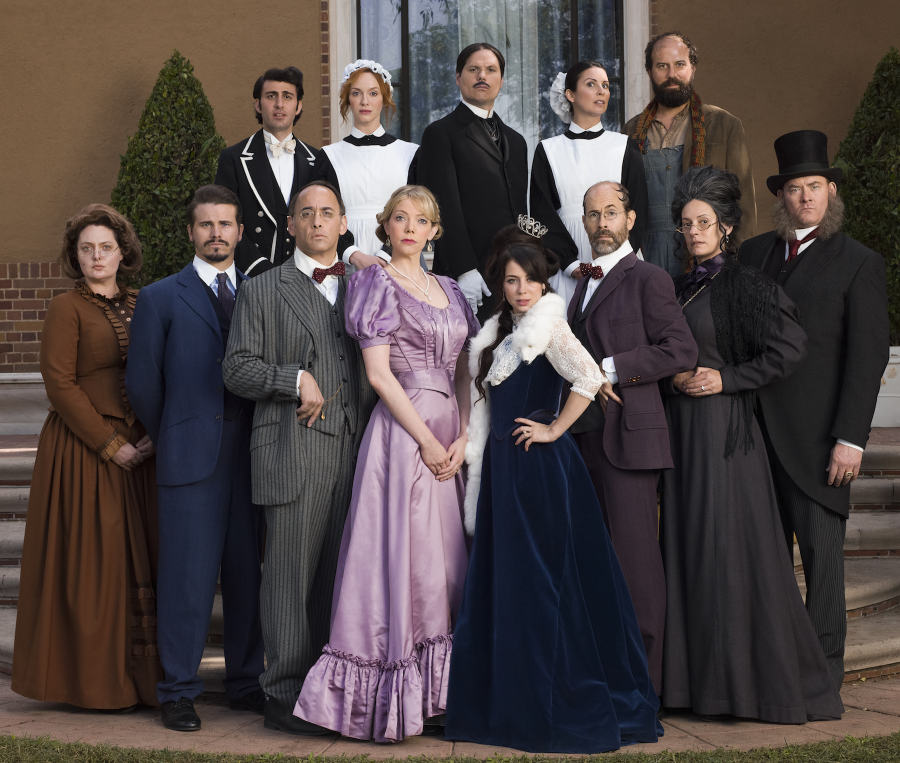
#> input picture images/test_image_1.jpg, 1800 x 1526 px (shown at 1/2 size)
$ jupyter execute CV_project.ipynb   (shell and % lines are left out)
#> lines starting #> are read from the running program, lines starting #| are printed output that depends on the picture; after the words box and inside, x2 and y2 are one past the last pixel; in counts of white or black regions, pixels touching at a corner belong together
There are three main parts to this project:

**Part 1** : Investigating OpenCV, pre-processing, and face detection

**Part 2** : Training a Convolutional Neural Network (CNN) to detect facial keypoints

**Part 3** : Putting parts 1 and 2 together to identify facial keypoints on any image!

---

**Part 1** : Investigating OpenCV, pre-processing, and face detection

* [Step 0](#step0): Detect Faces Using a Haar Cascade Classifier
* [Step 1](#step1): Add Eye Detection
* [Step 2](#step2): De-noise an Image for Better Face Detection
* [Step 3](#step3): Blur an Image and Perform Edge Detection
* [Step 4](#step4): Automatically Hide the Identity of an Individual

**Part 2** : Training a Convolutional Neural Network (CNN) to detect facial keypoints

* [Step 5](#step5): Create a CNN to Recognize Facial Keypoints
* [Step 6](#step6): Compile and Train the Model
* [Step 7](#step7): Visualize the Loss and Answer Questions

**Part 3** : Putting parts 1 and 2 together to identify facial keypoints on any image!

* [Step 8](#step7): Build a Robust Facial Keypoints Detector (Complete the CV Pipeline)

## Step 0: Detect Faces Using a Haar Cascade Classifier
We use OpenCV's implementation of [Haar feature-based cascade classifiers](http://docs.opencv.org/trunk/d7/d8b/tutorial_py_face_detection.html) to detect human faces in images.  OpenCV provides many pre-trained face detectors, stored as XML files on [github](https://github.com/opencv/opencv/tree/master/data/haarcascades).  We have downloaded one of these detectors and stored it in the `detector_architectures` directory.

### Import Resources

[cell 1]
# Import required libraries for this section


import numpy as np
import matplotlib.pyplot as plt
import math
import cv2                     # OpenCV library for computer vision
from PIL import Image
import time

[cell 2]
# Load in color image for face detection
image = cv2.imread('images/test_image_1.jpg')
#> image is the input picture: shape (1526, 1800, 3); mean B, G, R 68.1, 69, 79.1

# Convert the image to RGB colorspace
image = cv2.cvtColor(image, cv2.COLOR_BGR2RGB)

# Plot our image using subplots to specify a size and title
fig = plt.figure(figsize = (8,8))
ax1 = fig.add_subplot(111)
ax1.set_xticks([])
ax1.set_yticks([])

ax1.set_title('Original Image')
ax1.imshow(image)

[cell 3]
# Convert the RGB  image to grayscale
gray = cv2.cvtColor(image, cv2.COLOR_RGB2GRAY)
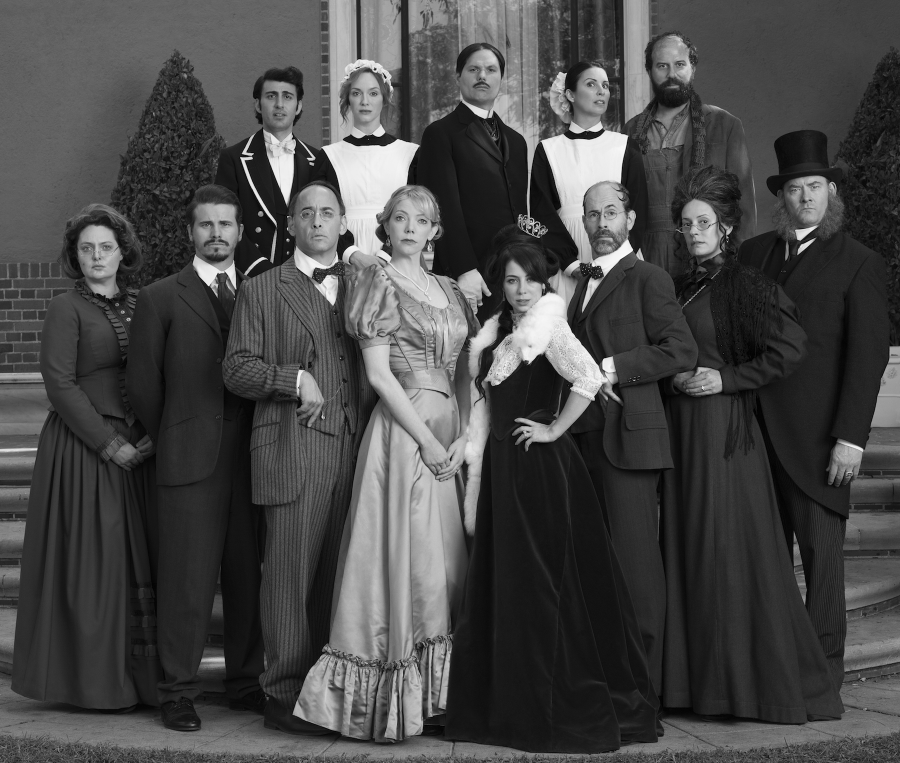
#> gray: shape (1526, 1800) (shown at 1/2 size); min 0, max 255, mean 71.9

# Extract the pre-trained face detector from an xml file
face_cascade = cv2.CascadeClassifier('detector_architectures/haarcascade_frontalface_default.xml')

# Detect the faces in image
faces = face_cascade.detectMultiScale(gray, 4, 6)
#> faces = 13 rows, first 6: [1295, 94, 96, 96], [917, 103, 96, 96], [1146, 132, 96, 96], [684, 150, 96, 96], [510, 156, 96, 96], [1565, 339, 96, 96]

# Print the number of faces detected in the image
print('Number of faces detected:', len(faces))
#| Number of faces detected: 13

# Make a copy of the orginal image to draw face detections on
image_with_detections = np.copy(image)

# Get the bounding box for each detected face
for (x,y,w,h) in faces:
    # Add a red bounding box to the detections image
    cv2.rectangle(image_with_detections, (x,y), (x+w,y+h), (255,0,0), 3)
#> this loop made 13 passes
#> (x, y) on passes 1 to 12: (1295, 94), (917, 103), (1146, 132), (684, 150), (510, 156), (1565, 339), (588, 390), (1157, 390), (773, 404), (383, 413), (1344, 411), (147, 459)
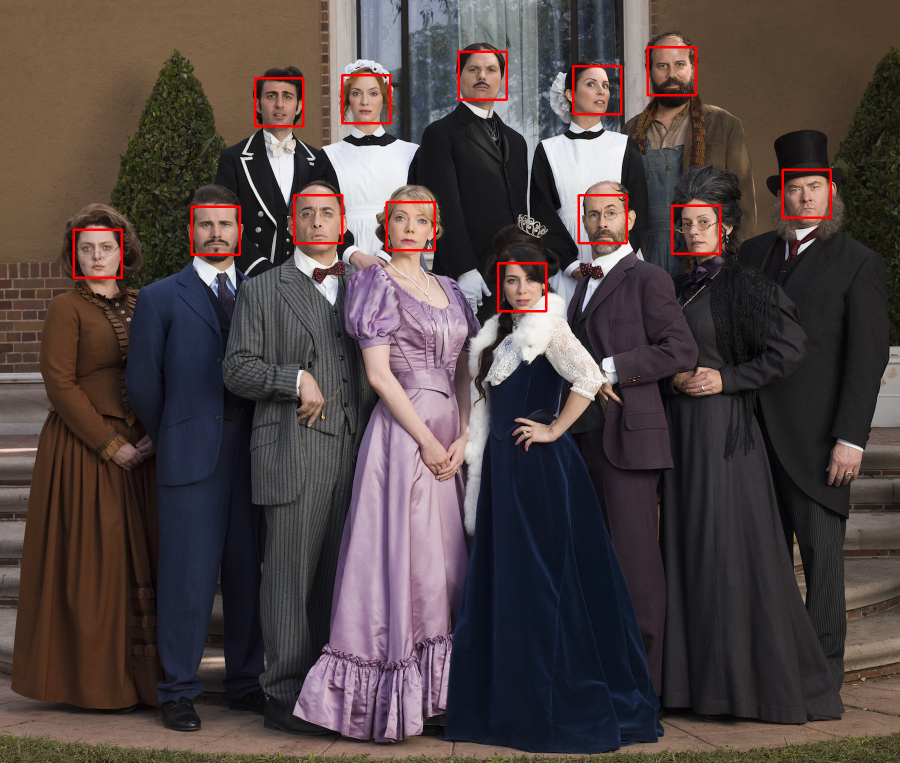
#> image_with_detections: shape (1526, 1800, 3) (shown at 1/2 size); mean R, G, B 80.5, 68.2, 67.4

# Display the image with the detections
fig = plt.figure(figsize = (8,8))
ax1 = fig.add_subplot(111)
ax1.set_xticks([])
ax1.set_yticks([])

ax1.set_title('Image with Face Detections')
ax1.imshow(image_with_detections)

---
<a id='step1'></a>

## Step 1: Add Eye Detections

There are other pre-trained detectors available that use a Haar Cascade Classifier - including full human body detectors, license plate detectors, and more.  [A full list of the pre-trained architectures can be found here](https://github.com/opencv/opencv/tree/master/data/haarcascades).

To test your eye detector, we'll first read in a new test image with just a single face.

[cell 4]
# Load in color image for face detection
image = cv2.imread('images/fawzia.jpg')
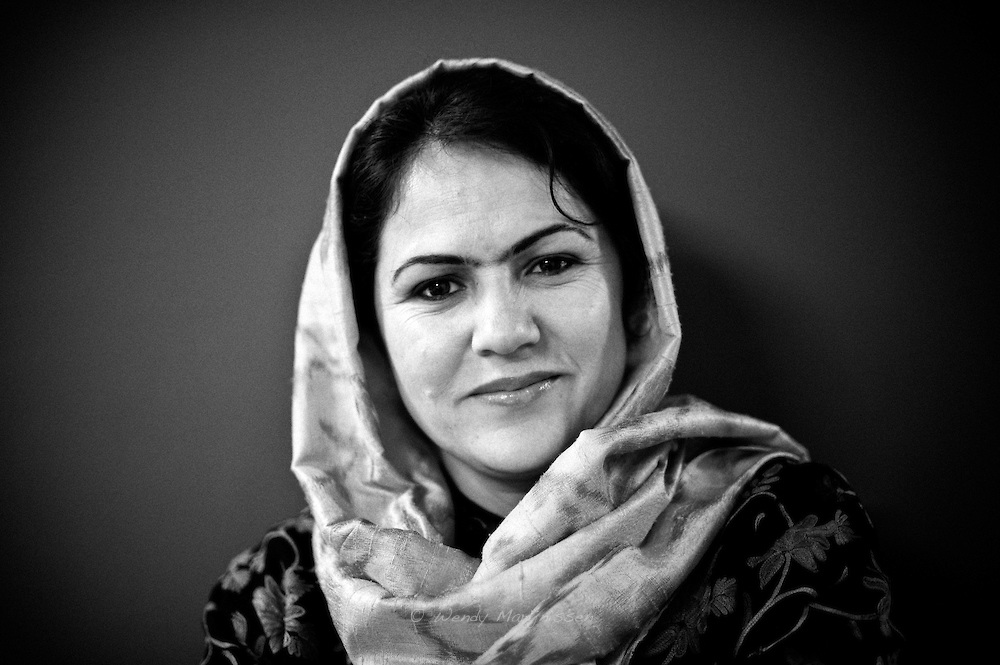
#> input picture images/fawzia.jpg, 1000 x 665 px
#> image is the input picture: shape (665, 1000, 3); min 0, max 255, mean 67.4

# Convert the image to RGB colorspace
image = cv2.cvtColor(image, cv2.COLOR_BGR2RGB)

# Plot the RGB image
fig = plt.figure(figsize = (6,6))
ax1 = fig.add_subplot(111)
ax1.set_xticks([])
ax1.set_yticks([])

ax1.set_title('Original Image')
ax1.imshow(image)

[cell 5]
# Convert the RGB  image to grayscale
gray = cv2.cvtColor(image, cv2.COLOR_RGB2GRAY)
#> gray: shape (665, 1000)

# Extract the pre-trained face detector from an xml file
face_cascade = cv2.CascadeClassifier('detector_architectures/haarcascade_frontalface_default.xml')

# Detect the faces in image
faces = face_cascade.detectMultiScale(gray, 1.25, 6)
#> faces = [[345, 159, 301, 301]]

# Print the number of faces detected in the image
print('Number of faces detected:', len(faces))
#| Number of faces detected: 1

# Make a copy of the orginal image to draw face detections on
image_with_detections = np.copy(image)

# Get the bounding box for each detected face
for (x_face,y_face,w_face,h_face) in faces:
    # Add a red bounding box to the detections image
    cv2.rectangle(image_with_detections, (x_face,y_face), (x_face+w_face,y_face+h_face), (255,0,0), 3)
#> this loop made 1 pass
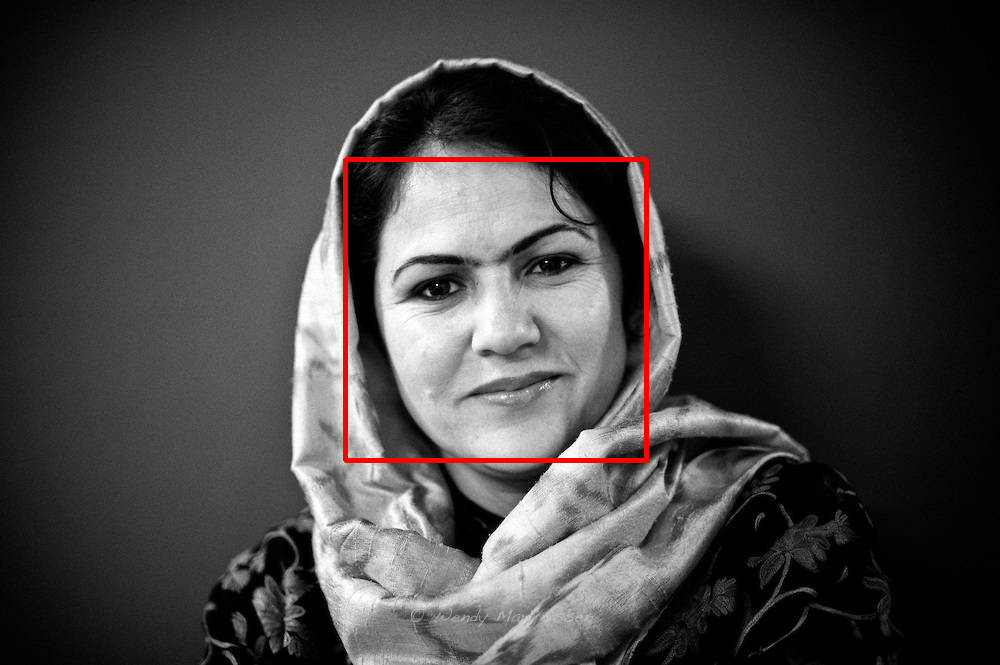
#> image_with_detections: shape (665, 1000, 3); 0.9% of pixels changed, all inside (x1, y1, x2, y2) = (343, 157, 649, 463)

# Display the image with the detections
fig = plt.figure(figsize = (6,6))
ax1 = fig.add_subplot(111)
ax1.set_xticks([])
ax1.set_yticks([])

ax1.set_title('Image with Face Detection')
ax1.imshow(image_with_detections)

### Add an eye detector to the current face detection setup.

[cell 6]
# Make a copy of the original image to plot rectangle detections
image_with_detections = np.copy(image)

# Loop over the detections and draw their corresponding face detection boxes
for (x,y,w,h) in faces:
    cv2.rectangle(image_with_detections, (x,y), (x+w,y+h),(255,0,0), 3)
#> this loop made 1 pass

# Do not change the code above this comment!

## TODO: Add eye detection, using haarcascade_eye.xml, to the current face detector algorithm
## TODO: Loop over the eye detections and draw their corresponding boxes in green on image_with_detections

# Extract the pre-trained eye detector from an xml file
eye_cascade = cv2.CascadeClassifier('detector_architectures/haarcascade_eye.xml')

# Detect the eyes within each face rectangle
# Note: had to bring the scaleFactor param down a bit to make this work
for (x_face,y_face,w_face,h_face) in faces:
    # Limit eye detection to the face rectangle to speed things up
    eyes = eye_cascade.detectMultiScale(image_with_detections[y_face:y_face+h_face, x_face:x_face+w_face], 1.10, 6)
    for (x_eye,y_eye,w_eye,h_eye) in eyes:
        # Add a green bounding box to the detections image for each eye
        # Note that eye coordinates are are relative to the face rectangle now!
        cv2.rectangle(image_with_detections, (x_face+x_eye,y_face+y_eye), (x_face+x_eye+w_eye,y_face+y_eye+h_eye), (0,255,0), 3)
#> this loop made 1 pass
#> (x_face, y_face, w_face, h_face, eyes) on pass 1: (345, 159, 301, 301, [[60, 96, 66, 66], [175, 76, 63, 63], [119, 193, 84, 84]])
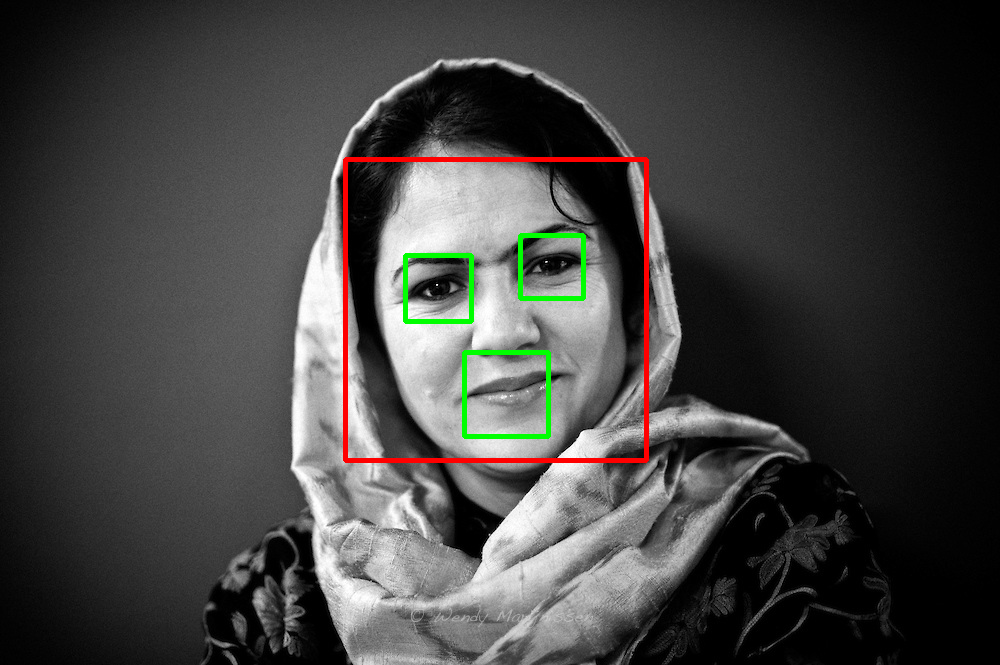
#> image_with_detections: shape (665, 1000, 3); 0.64% of pixels changed, all inside (x1, y1, x2, y2) = (403, 233, 586, 439)

# Plot the image with both faces and eyes detected
fig = plt.figure(figsize = (6,6))
ax1 = fig.add_subplot(111)
ax1.set_xticks([])
ax1.set_yticks([])

ax1.set_title('Image with Face and Eye Detection')
ax1.imshow(image_with_detections)
